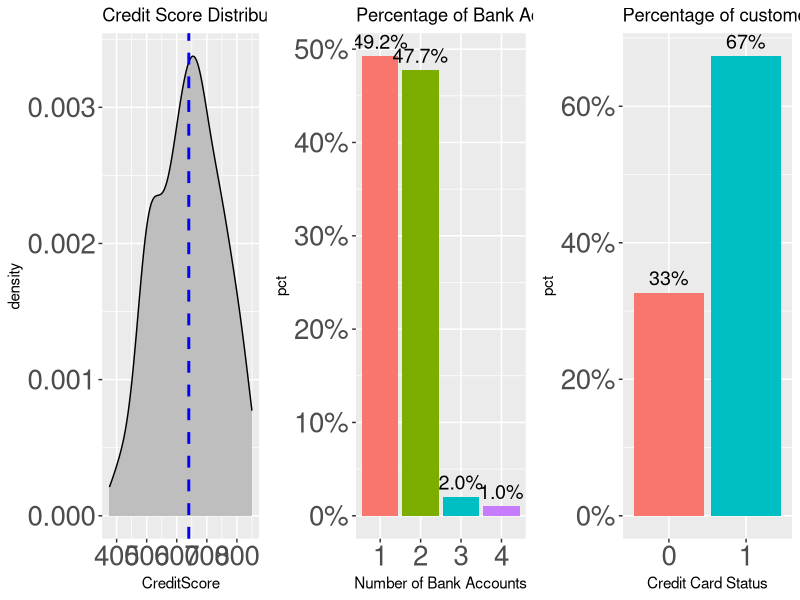
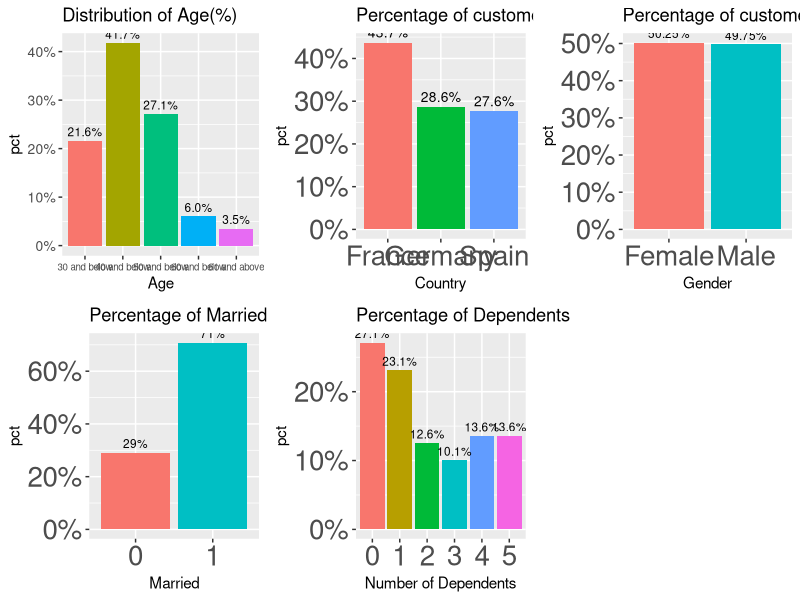
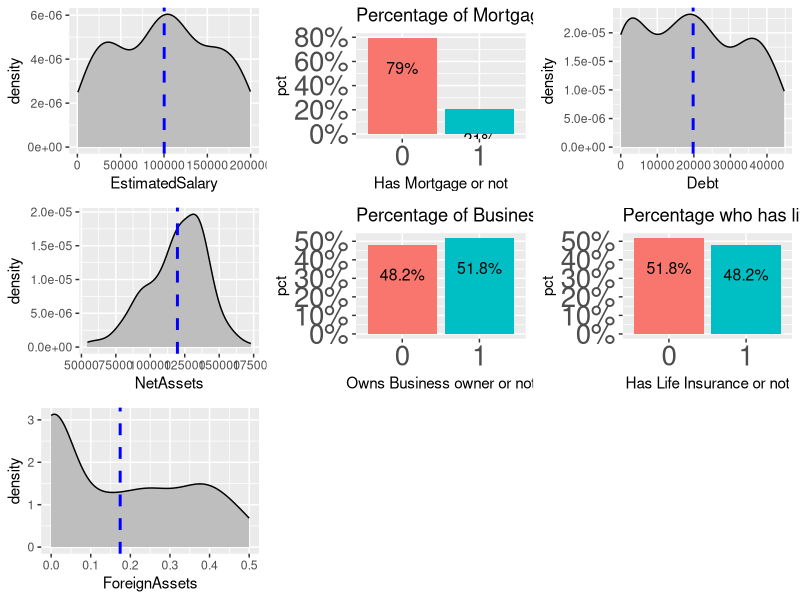
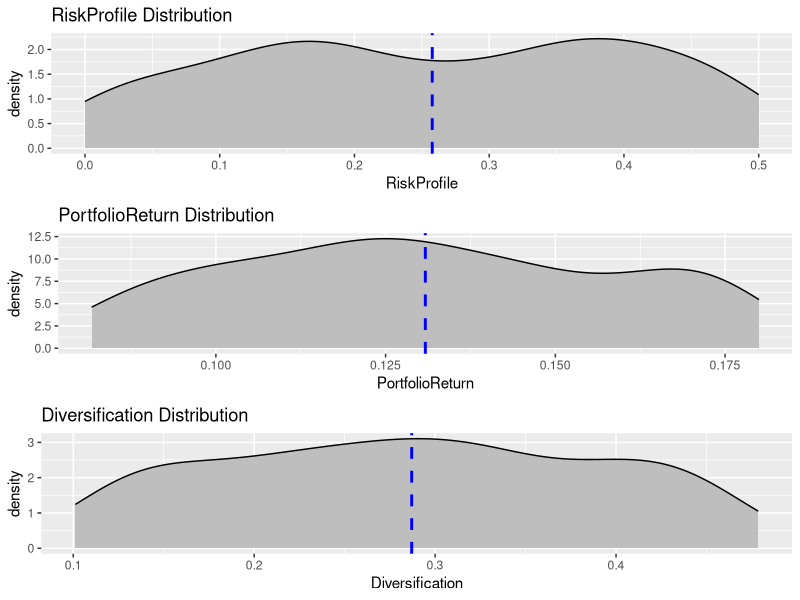
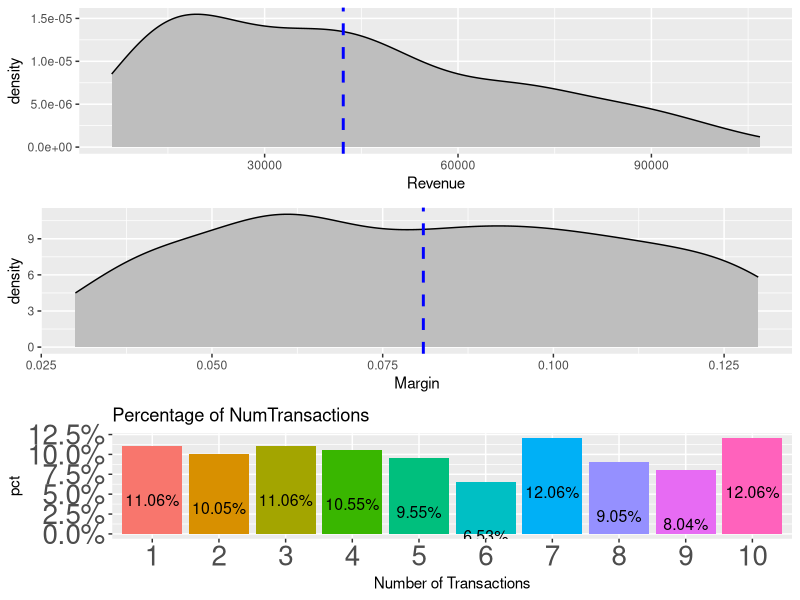
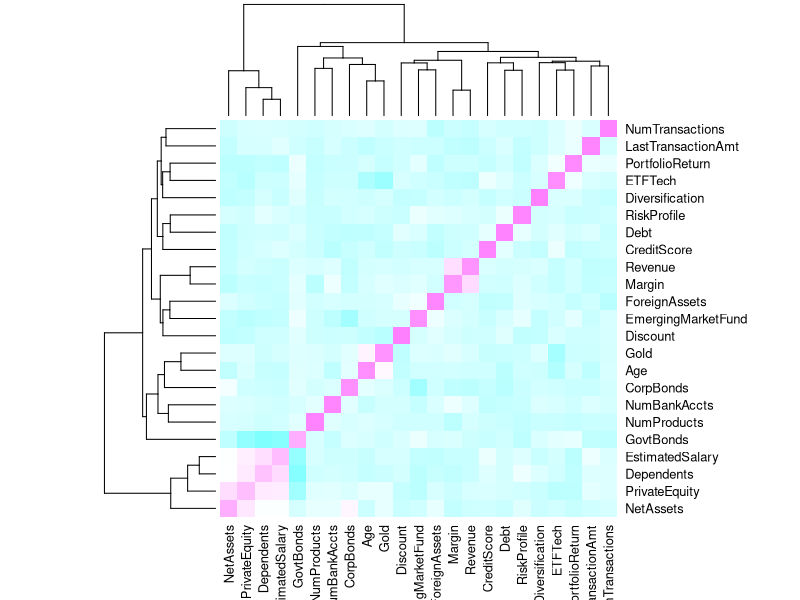
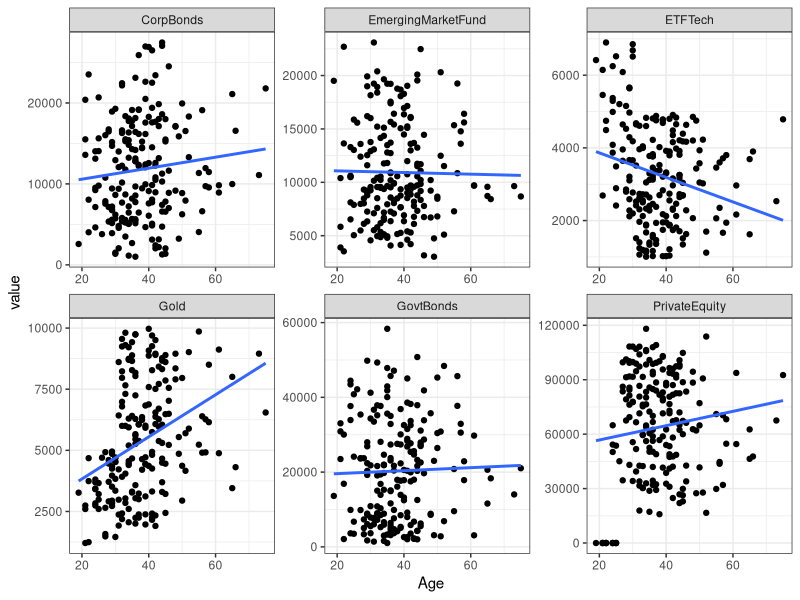
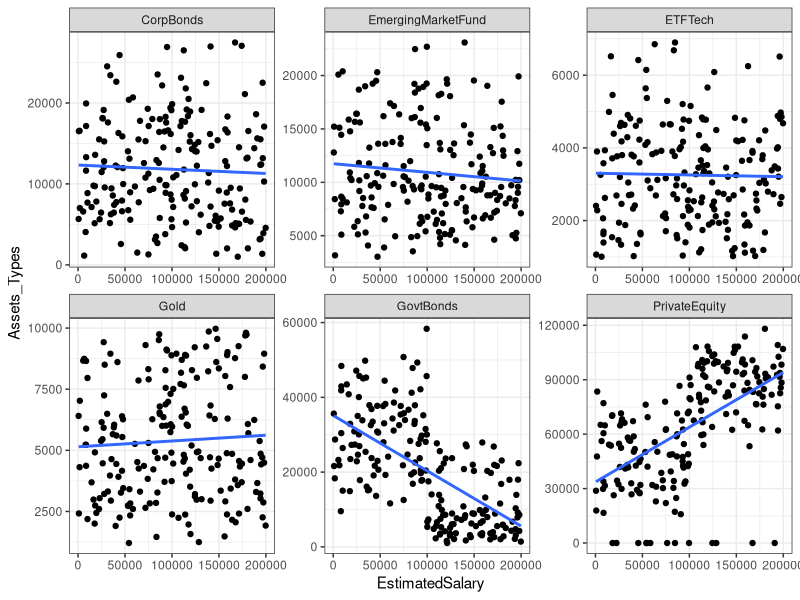

Generate these figures, in order, with R:
library(ggplot2)
library(dplyr)
library(tidyr)

#running color library for use below
library(RColorBrewer)

#Step 1. Analyzing Existing Customer Segment

#Data Preparation - Data Cleaning
library(data.table)
data1<- fread("final_data.csv")

# Get summary statistics of all columns in dataset.
# Quick way to see range, categories and missing values.
summary(data1)
View(data1)

#How many rows and columns in the dataset?
dim(data1)
## 199 rows of data (excl. header) and 37 columns.

#-----------------------------------------------------------------------------------------------------

#Factor all categorical variable
data1$Gender <- factor(data1$Gender)
data1$Married <- factor(data1$Married)
data1$HasCrCard <- factor(data1$HasCrCard)
data1$Mortgage <- factor(data1$Mortgage)
data1$BusinessOwner <- factor(data1$BusinessOwner)
data1$LifeInsurance <- factor(data1$LifeInsurance)
data1$Churn <- factor(data1$Churn)

#-----------------------------------------------------------------------------------------------------

#To drop columns which are insignificant
data1[ ,`:=`(RowNumber = NULL, Surname = NULL, CustomerID = NULL, Retention = NULL, CLV = NULL)]

#View to check that columns stated have been dropped
dim(data1)
View(data1)
## 199 rows of data (excl. header) and 28 columns.

#Exploratory Analysis - To observe the trend between various variables
#-----------------------------------------------------------------------------------------------------
#Distribution of Credit Score
CreditScore <- ggplot(data1, aes(CreditScore)) + 
  geom_density(color = 'black', fill="gray") + 
                       geom_vline(aes(xintercept=mean(CreditScore)),
                          color="blue", linetype="dashed", size=1) +
                labs(title = "Credit Score Distribution") +
  theme(axis.text.x = element_text(size = 20),
        axis.text.y = element_text(size = 20)) 

#Distribution of number of Bank Accounts
Bankacchist <- ggplot(data = data1, aes(x = factor(NumBankAccts), 
                        y = prop.table(stat(count)), 
                        fill = factor(NumBankAccts), 
                        label = scales::percent(prop.table(stat(count))))) +
  geom_bar(position = "dodge", show.legend = FALSE) + 
  geom_text(stat = 'count',
            position = position_dodge(.9), 
            vjust = -0.5, 
            size = 5) + 
  scale_y_continuous(labels = scales::percent) + 
  labs(x = 'Number of Bank Accounts', y = 'pct',
       title = "Percentage of Bank Accounts per customer") +
  theme(axis.text.x = element_text(size = 20),
        axis.text.y = element_text(size = 20)) 

#Distribution of those with Credit Cards
cc <- ggplot(data = data1, aes(x = factor(HasCrCard), 
                     y = prop.table(stat(count)), 
                      fill = factor(HasCrCard), 
                      label = scales::percent(prop.table(stat(count))))) +
  geom_bar(position = "dodge", show.legend = FALSE)  + 
  geom_text(stat = 'count',
            position = position_dodge(.9), 
            vjust = -0.5, 
            size = 5) + 
  scale_y_continuous(labels = scales::percent) + 
  labs(x = 'Credit Card Status', y = 'pct', 
       title = "Percentage of customers having credit card") +
  theme(axis.text.x = element_text(size = 20),
        axis.text.y = element_text(size = 20)) 

#Combining the charts of creditscore, numbankaccounts, creditcards
gridExtra::grid.arrange(CreditScore,Bankacchist,cc, ncol = 3,  nrow = 1)

#-----------------------------------------------------------------------------------------------------
#Distribution of Countries
country <- ggplot(data = data1, aes(x = factor(Country), 
                               y = prop.table(stat(count)), 
                               fill = factor(Country), 
                               label = scales::percent(prop.table(stat(count))))) +
  geom_bar(position = "dodge", show.legend = FALSE)  + 
  geom_text(stat = 'count',
            position = position_dodge(.9), 
            vjust = -0.5, 
            size = 3.5) + 
  scale_y_continuous(labels = scales::percent) + 
  labs(x = 'Country', y = 'pct', 
       title = "Percentage of customers from all countries") +
  theme(axis.text.x = element_text(size = 20),
        axis.text.y = element_text(size = 20)) 

#Distribution of Gender
genderbar <- ggplot(data = data1, aes(x = factor(Gender), 
                                    y = prop.table(stat(count)), 
                                    fill = factor(Gender), 
                                    label = scales::percent(prop.table(stat(count))))) +
  geom_bar(position = "dodge", show.legend = FALSE)  + 
  geom_text(stat = 'count',
            position = position_dodge(.8), 
            vjust = -0.5, 
            size = 3) + 
  scale_y_continuous(labels = scales::percent) + 
  labs(x = 'Gender', y = 'pct', 
       title = "Percentage of customers from all genders") +
  theme(axis.text.x = element_text(size = 20),
        axis.text.y = element_text(size = 20)) 

#Distribution of Married or not
marriedbar <- ggplot(data = data1, aes(x = factor(Married), 
                                      y = prop.table(stat(count)), 
                                      fill = factor(Married), 
                                      label = scales::percent(prop.table(stat(count))))) +
  geom_bar(position = "dodge", show.legend = FALSE)  + 
  geom_text(stat = 'count',
            position = position_dodge(.9), 
            vjust = -0.5, 
            size = 3) + 
  scale_y_continuous(labels = scales::percent) + 
  labs(x = 'Married', y = 'pct', 
       title = "Percentage of Married") +
  theme(axis.text.x = element_text(size = 20),
        axis.text.y = element_text(size = 20)) 

#Distribution of Dependents
Dep<- ggplot(data = data1, aes(x = factor(Dependents), 
                               y = prop.table(stat(count)), 
                               fill = factor(Dependents), 
                               label = scales::percent(prop.table(stat(count))))) +
  geom_bar(position = "dodge", show.legend = FALSE) + 
  geom_text(stat = 'count',
            position = position_dodge(.9), 
            vjust = -0.5, 
            size = 3) + 
  scale_y_continuous(labels = scales::percent) + 
  labs(x = 'Number of Dependents', y = 'pct',
       title = "Percentage of Dependents", position = position_dodge(.9)) +
  theme(axis.text.x = element_text(size = 20),
        axis.text.y = element_text(size = 20)) 

#Creating a new dt with pe, age only
sdt = data1[, c("Age", "PrivateEquity")]
sdt

#Creating new column containing age group
sdt[, agegroup := ifelse(Age <= 30,'30 and below',
                         ifelse(Age <= 40, '40 and below',
                                ifelse(Age <= 50, '50 and below',
                                       ifelse(Age <= 60, '60 and below',
                                              '61 and above'
                                       )
                                )               
                         )
)
]

#Distribution of Age
Age<- ggplot(data = sdt, aes(x = factor(agegroup), 
                               y = prop.table(stat(count)), 
                               fill = factor(agegroup), 
                               label = scales::percent(prop.table(stat(count))))) +
  geom_bar(position = "dodge", show.legend = FALSE) + 
  geom_text(stat = 'count',
            position = position_dodge(.9), 
            vjust = -0.5, 
            size = 3) + 
  scale_y_continuous(labels = scales::percent) + 
  labs(x = 'Age', y = 'pct',
       title = "Distribution of Age(%)", position = position_dodge(.9)) +
  theme(axis.text.x = element_text(size = 7),
        axis.text.y = element_text(size = 10)) 

#Combining the charts of Age, country, Gender, married status, no of dependents
gridExtra::grid.arrange(Age, country, genderbar, marriedbar, Dep, ncol = 3,  nrow = 2)

#-----------------------------------------------------------------------------------------------------
#Distribution of those with Estimated Salaries
estsalary <- ggplot(data1, aes(EstimatedSalary)) + 
  geom_density(color = 'black', fill="gray") + 
  geom_vline(aes(xintercept=mean(EstimatedSalary)),
                                          color="blue", linetype="dashed", size=1)                                                      
#Distribution of those with Mortgage
Mortgage<- ggplot(data = data1, aes(x = factor(Mortgage), 
                               y = prop.table(stat(count)), 
                               fill = factor(Mortgage), 
                               label = scales::percent(prop.table(stat(count))))) +
  geom_bar(position = "dodge", show.legend = FALSE) + 
  geom_text(stat = 'count',
            position = position_dodge(1), 
            vjust = 3, 
            size = 4) + 
  scale_y_continuous(labels = scales::percent) + 
  labs(x = 'Has Mortgage or not', y = 'pct',
       title = "Percentage of Mortgage", position = position_dodge(.9)) +
  theme(axis.text.x = element_text(size = 20),
        axis.text.y = element_text(size = 20)) 

#Distribution of those with Debt
debt <- ggplot(data1, aes(Debt)) + 
  geom_density(color = 'black', fill="gray")+
  geom_vline(aes(xintercept=mean(Debt)),
  color="blue", linetype="dashed", size=1)

#Distribution of those with NetAssets
netasset<- ggplot(data1, aes(NetAssets)) + 
  geom_density(color = 'black', fill="gray")+
  geom_vline(aes(xintercept=mean(NetAssets)),
  color="blue", linetype="dashed", size=1)

#Distribution of Business Owner
ownbiz<- ggplot(data = data1, aes(x = factor(BusinessOwner), 
                                    y = prop.table(stat(count)), 
                                    fill = factor(BusinessOwner), 
                                    label = scales::percent(prop.table(stat(count))))) +
  geom_bar(position = "dodge", show.legend = FALSE) + 
  geom_text(stat = 'count',
            position = position_dodge(.7), 
            vjust = 3, 
            size = 4) + 
  scale_y_continuous(labels = scales::percent) + 
  labs(x = "Owns Business owner or not", y = 'pct',
       title = "Percentage of Business owners", position = position_dodge(.9)) +
  theme(axis.text.x = element_text(size = 20),
        axis.text.y = element_text(size = 20)) 

#Distribution of Life Insurance
LifeInsurance<- ggplot(data = data1, aes(x = factor(LifeInsurance), 
                                  y = prop.table(stat(count)), 
                                  fill = factor(LifeInsurance), 
                                  label = scales::percent(prop.table(stat(count))))) +
  geom_bar(position = "dodge", show.legend = FALSE) + 
  geom_text(stat = 'count',
            position = position_dodge(.7), 
            vjust = 3, 
            size = 4) + 
  scale_y_continuous(labels = scales::percent) + 
  labs(x = 'Has Life Insurance or not', y = 'pct',
       title = "Percentage who has life insurance", position = position_dodge(.9)) +
  theme(axis.text.x = element_text(size = 20),
        axis.text.y = element_text(size = 20)) 

#Distribution of those with foreign asset
foreignasset<- ggplot(data1, aes(ForeignAssets)) + 
  geom_density(color = 'black', fill="gray") +
  geom_vline(aes(xintercept=mean(ForeignAssets)),
                                                                              color="blue", linetype="dashed", size=1)
#Combining the charts of Estimated Salary, Mortgage, Business Ownner, Foreign Asset, debt
gridExtra::grid.arrange(estsalary, Mortgage,debt,netasset,ownbiz,LifeInsurance,foreignasset,ncol = 3,  nrow = 3)

#-----------------------------------------------------------------------------------------------------

#Distribution of Risk profiles
risk <- ggplot(data1, aes(RiskProfile)) +
  geom_density(color = 'black', fill="gray") + 
  geom_vline(aes(xintercept=mean(RiskProfile)),color="blue", linetype="dashed", size=1) +
  labs(title = "RiskProfile Distribution", position = position_dodge(.9))

#Distribution of  Portfolio Return
pfreturn<- ggplot(data1, aes(PortfolioReturn)) + 
  geom_density(color = 'black', fill="gray")+
  geom_vline(aes(xintercept=mean(PortfolioReturn)),
             color="blue", linetype="dashed", size=1) +
  labs(title = "PortfolioReturn Distribution", position = position_dodge(.9))

#Distribution of Diversification
div <- ggplot(data1, aes(Diversification)) + 
  geom_density(color = 'black', fill="gray") + 
  geom_vline(aes(xintercept=mean(Diversification)),
             color="blue", linetype="dashed", size=1)+
  labs(title = "Diversification Distribution", position = position_dodge(.9))

#Combining the charts of Risk profiles, Portfolio Return, Diversification
gridExtra::grid.arrange(risk, pfreturn, div,ncol = 1,  nrow = 3)

#Distribution of Revenue
Rev <- ggplot(data1, aes(Revenue)) + 
  geom_density(color = 'black', fill="gray") + 
  geom_vline(aes(xintercept=mean(Revenue)),color="blue", 
             linetype="dashed", size=1)

#Distribution of Margin
margin <- ggplot(data1, aes(Margin)) + 
  geom_density(color = 'black', fill="gray") + 
  geom_vline(aes(xintercept=mean(Margin)),color="blue", 
             linetype="dashed", size=1)

#Distribution of NumTransactions
NumTransactions<- ggplot(data = data1, aes(x = factor(NumTransactions), 
                                  y = prop.table(stat(count)), 
                                  fill = factor(NumTransactions), 
                                  label = scales::percent(prop.table(stat(count))))) +
  geom_bar(position = "dodge", show.legend = FALSE) + 
  geom_text(stat = 'count',
            position = position_dodge(.7), 
            vjust = 5, 
            size = 4) + 
  scale_y_continuous(labels = scales::percent) + 
  labs(x = 'Number of Transactions', y = 'pct',
       title = "Percentage of NumTransactions", position = position_dodge(.9)) +
  theme(axis.text.x = element_text(size = 20),
        axis.text.y = element_text(size = 20)) 

#Combining the charts of Revenue, Margin, Number of Transcations
gridExtra::grid.arrange(Rev, margin, NumTransactions,ncol = 1,  nrow = 3)

#-----------------------------------------------------------------------------------------------------

#Trying to find if we are able to find out the relationship in continuous variables.
#Estimated salary and dependents and Revenue and margins has high correlation. Not a particularly helpful information to us
data1 %>%
  select_if(is.numeric) %>%
  cor() %>%
  heatmap(scale="column", col = cm.colors(256))

#-----------------------------------------------------------------------------------------------------

#Visualization of Bivariate Distribution
#To see the relationship between Age and all the various asset classes
data1 %>%
  gather (ETFTech,Gold,CorpBonds,EmergingMarketFund,PrivateEquity,GovtBonds, key = "var", value = "value") %>%
  ggplot(aes(x = Age, y =value )) +
  geom_point() +
  geom_smooth(method = 'lm', se = FALSE) +
  facet_wrap(~var, scales = "free") +
  theme_bw()

#To see the relationship between EstimatedSalary and the various asset classes
data1 %>%
  gather (ETFTech,Gold,CorpBonds,EmergingMarketFund,PrivateEquity,GovtBonds, key = "var", value = "Assets_Types") %>%
  ggplot(aes(x = EstimatedSalary, y = Assets_Types)) +
  geom_point() +
  geom_smooth(method = 'lm', se = FALSE) +
  facet_wrap(~ var, scales = "free") +
  theme_bw()

#To see the relationship between Risk Profile and the asset classes
data1 %>%
  gather (ETFTech,Gold,CorpBonds,EmergingMarketFund,PrivateEquity,GovtBonds, key = "var", value = "Assets_Types") %>%
  ggplot(aes(x = RiskProfile, y = Assets_Types)) +
  geom_point() +
  geom_smooth(method = 'lm', se = FALSE) +
  facet_wrap(~ var, scales = "free") +
  theme_bw()

#To see the relationship between Gender and the asset classes
#Jittered so that the distribution can be seen more clearly for each asset class
data1 %>%
  gather (ETFTech,Gold,CorpBonds,EmergingMarketFund, PrivateEquity,GovtBonds, key = "var", value = "Assets_Types") %>%
  ggplot(aes(x = Gender, y = Assets_Types)) +
  geom_boxplot()+
  geom_point(position = "jitter", color = "light blue") +
  facet_wrap(~ var, scales = "free") +
  theme_bw()

#To see the relationship between Married and the asset classes
data1 %>%
  gather (ETFTech,Gold,CorpBonds,EmergingMarketFund, PrivateEquity,GovtBonds, key = "var", value = "Assets_Types") %>%
  ggplot(aes(x = Married, y = Assets_Types)) +
  geom_boxplot()+
  geom_point(position = "jitter", color = "light blue") +
  facet_wrap(~ var, scales = "free") +
  theme_bw()

#To see the relationship between dependents and the asset classes
#Jittered so that the distribution can be seen more clearly for each asset class
data1 %>%
  gather (ETFTech,Gold,CorpBonds,EmergingMarketFund, PrivateEquity,GovtBonds, key = "var", value = "Assets_Types") %>%
  ggplot(aes(x = Dependents, y = Assets_Types)) +
  geom_point(position  ="jitter") +
  geom_smooth(method = 'lm', se = FALSE) +
  facet_wrap(~ var, scales = "free") +
  theme_bw()

#To see the relationship between Mortgage and the asset classes
#Jittered so that the distribution can be seen more clearly for each asset class
data1 %>%
  gather (ETFTech,Gold,CorpBonds,EmergingMarketFund, PrivateEquity,GovtBonds, key = "var", value = "Assets_Types") %>%
  ggplot(aes(x = Mortgage, y = Assets_Types)) +
  geom_boxplot()+
  geom_point(position = "jitter", color = "light blue") +
  facet_wrap(~ var, scales = "free") +
  theme_bw()


#To see the relationship between business owner and the asset classes
#Jittered so that the distribution can be seen more clearly for each asset class
data1 %>%
  gather (ETFTech,Gold,CorpBonds,EmergingMarketFund, PrivateEquity,GovtBonds, key = "var", value = "Assets_Types") %>%
  ggplot(aes(x = BusinessOwner, y = Assets_Types)) +
  geom_boxplot()+
  geom_point(position = "jitter", color = "light blue") +
  facet_wrap(~ var, scales = "free") +
  theme_bw()

#-----------------------------------------------------------------------------------------------------

#Scatterplot relationship between age and privateequity
v1 <- ggplot(sdt, aes(x = Age, y = PrivateEquity, colour = agegroup))  + 
  geom_point(size = 5) +
  labs(x = 'Age', y = 'Amount',
       title = "Relationship between Age and PrivateEquity", 
       position = position_dodge(.9)) +
  theme(axis.text.x = element_text(size = 20),
        axis.text.y = element_text(size = 20),
        legend.title = element_text(size=15),
        legend.text = element_text(size = 15))
v1

